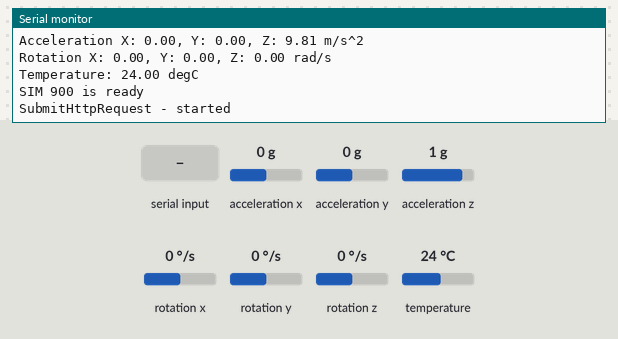
Recording of a sketch running on a simulated Arduino Uno, built with avr-gcc and run on an emulated ATmega328P. On the bench: the last lines printed to the serial monitor. The inputs (shaded band) are chosen by the test bench; at power-on: acceleration x 0 g, acceleration y 0 g, acceleration z 1 g, rotation x 0 °/s, rotation y 0 °/s, rotation z 0 °/s, temperature 24 °C. The modem accepts every AT command (registered, SIM ready, sends succeed) and sends nothing else.

Above: at 7.2 s.
7.3 s: "1" received over the second serial link
At 8.1 s:
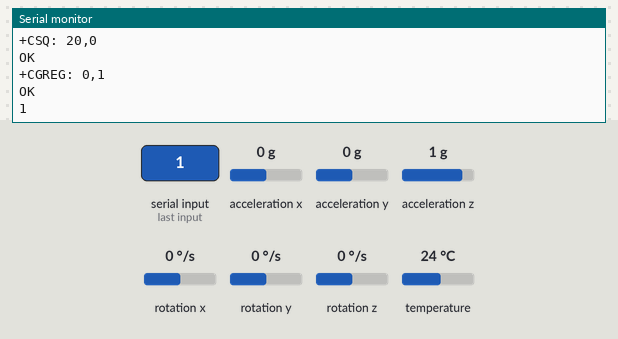
9.2 s: "0" received over the second serial link
At 9.9 s:
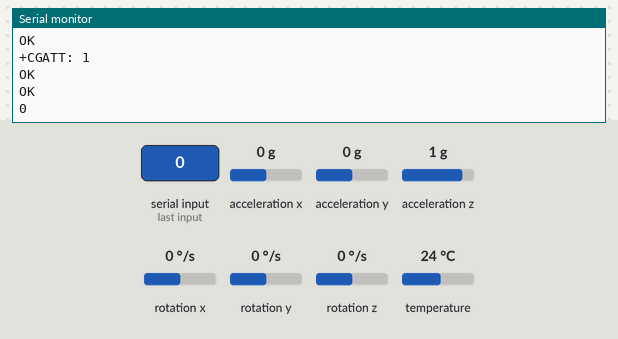

The sketch:

esp32.ino
```cpp
#include <SoftwareSerial.h>
#include <Adafruit_MPU6050.h>
#include <Adafruit_Sensor.h>
#include <Wire.h>

unsigned long currentmillis;
unsigned long previousmillis;
const unsigned long interval = 5000;

SoftwareSerial SIM900(14, 12); // configure software serial port

Adafruit_MPU6050 mpu;

// Define your APN, USER, and PWD values here
const char* APN = "zap.vivo.com.br";
const char* USER = "vivo";
const char* PWD = "vivo";

void setup() {
  Wire.begin();
  SIM900.begin(19200);
  Serial.begin(19200);
  while (!Serial)
    delay(10);
  Serial.println("power up" );
  // Try to initialize!
  if (!mpu.begin()) {
    Serial.println("Failed to find MPU6050 chip");
    while (1) {
      delay(10);
    }
  }
  Serial.println("MPU6050 Found!");

  mpu.setAccelerometerRange(MPU6050_RANGE_8_G);
  Serial.print("Accelerometer range set to: ");
  switch (mpu.getAccelerometerRange()) {
  case MPU6050_RANGE_2_G:
    Serial.println("+-2G");
    break;
  case MPU6050_RANGE_4_G:
    Serial.println("+-4G");
    break;
  case MPU6050_RANGE_8_G:
    Serial.println("+-8G");
    break;
  case MPU6050_RANGE_16_G:
    Serial.println("+-16G");
    break;
  }
  mpu.setGyroRange(MPU6050_RANGE_500_DEG);
  Serial.print("Gyro range set to: ");
  switch (mpu.getGyroRange()) {
  case MPU6050_RANGE_250_DEG:
    Serial.println("+- 250 deg/s");
    break;
  case MPU6050_RANGE_500_DEG:
    Serial.println("+- 500 deg/s");
    break;
  case MPU6050_RANGE_1000_DEG:
    Serial.println("+- 1000 deg/s");
    break;
  case MPU6050_RANGE_2000_DEG:
    Serial.println("+- 2000 deg/s");
    break;
  }

  mpu.setFilterBandwidth(MPU6050_BAND_5_HZ);
  Serial.print("Filter bandwidth set to: ");
  switch (mpu.getFilterBandwidth()) {
  case MPU6050_BAND_260_HZ:
    Serial.println("260 Hz");
    break;
  case MPU6050_BAND_184_HZ:
    Serial.println("184 Hz");
    break;
  case MPU6050_BAND_94_HZ:
    Serial.println("94 Hz");
    break;
  case MPU6050_BAND_44_HZ:
    Serial.println("44 Hz");
    break;
  case MPU6050_BAND_21_HZ:
    Serial.println("21 Hz");
    break;
  case MPU6050_BAND_10_HZ:
    Serial.println("10 Hz");
    break;
  case MPU6050_BAND_5_HZ:
    Serial.println("5 Hz");
    break;
  }


  if (!SIM900.available()){
    Serial.println("SIM900 failed");
    while(!SIM900.available()){
      delay(500);
      SIM900.println("AT+CSQ"); // Signal quality check
      delay(500);
      Serial.write(char (SIM900.read()));
    }
  }

  Serial.println("SIM900 ok");
  Serial.println("");
  delay(5000);

}


void loop()
{
  Serial.println("loop init");
  currentmillis = millis();
  delay(200);
  Serial.println("");
  /* Get new sensor events with the readings */
  sensors_event_t a, g, temp;
  mpu.getEvent(&a, &g, &temp);

  /* Print out the values */
  Serial.print("Acceleration X: ");
  Serial.print(a.acceleration.x);
  Serial.print(", Y: ");
  Serial.print(a.acceleration.y);
  Serial.print(", Z: ");
  Serial.print(a.acceleration.z);
  Serial.println(" m/s^2");

  Serial.print("Rotation X: ");
  Serial.print(g.gyro.x);
  Serial.print(", Y: ");
  Serial.print(g.gyro.y);
  Serial.print(", Z: ");
  Serial.print(g.gyro.z);
  Serial.println(" rad/s");

  Serial.print("Temperature: ");
  Serial.print(temp.temperature);
  Serial.println(" degC");

  Serial.println("");
  delay(500);

  // String jsonData = "{";
  // jsonData += "\"acceleration_x\":" + String(a.acceleration.x) + ",";
  // jsonData += "\"acceleration_y\":" + String(a.acceleration.y) + ",";
  // jsonData += "\"acceleration_z\":" + String(a.acceleration.z) + ",";
  // jsonData += "\"gyro_x\":" + String(g.gyro.x) + ",";
  // jsonData += "\"gyro_y\":" + String(g.gyro.y) + ",";
  // jsonData += "\"gyro_z\":" + String(g.gyro.z) + ",";
  // jsonData += "\"temperature\":" + String(temp.temperature);
  // jsonData += "}";
  String jsonData = "acceleration_x=" + String((int)a.acceleration.x) + "&";
  jsonData += "acceleration_y=" + String((int)a.acceleration.y) + "&";
  jsonData += "acceleration_z=" + String((int)a.acceleration.z) + "&";
  jsonData += "gyro_x=" + String((int)g.gyro.x) + "&";
  jsonData += "gyro_y=" + String((int)g.gyro.y) + "&";
  jsonData += "gyro_z=" + String((int)g.gyro.z) + "&";
  jsonData += "temperature=" + String((int)temp.temperature);

  if (SIM900.available())
  {
    if ( currentmillis - previousmillis > interval )
    {
      previousmillis = currentmillis;
      Serial.println("SIM 900 is ready");
      Serial.println("SubmitHttpRequest - started" );
      SubmitHttpRequest(jsonData);
      Serial.println("SubmitHttpRequest - finished" );
      delay(5000);
    }
  }
  else
  {
    Serial.println("SIM 900 is not ready");
    if ( currentmillis - previousmillis > interval )
    {
      previousmillis = currentmillis;
      delay(500);
      SIM900.println("AT+CSQ"); // Signal quality check
      delay(500);
      Serial.write(char (SIM900.read()));
    }
  }

}

void StartProcesso()
{
  SIM900.println("AT+CSQ"); // Signal quality check

  delay(500);

  ShowSerialData();// this code is to show the data from gprs shield, in order to easily see the process of how the gprs shield submit a http request, and the following is for this purpose too.

  SIM900.println("AT+CGREG?"); //

  delay(500);

  ShowSerialData();//

  SIM900.println("AT+CGREG=2"); //

  delay(500);

  ShowSerialData();//

  SIM900.println("AT+CGATT?"); //Attach or Detach from GPRS Support
  delay(500);

  ShowSerialData();
  SIM900.println("AT+SAPBR=3,1,\"CONTYPE\",\"GPRS\"");//setting the SAPBR, the connection type is using gprs
  delay(500);

  ShowSerialData();

  delay(1000);
  SIM900.println("AT+SAPBR=3,1,\"APN\",\"" + String(APN) + "\"");

  delay(500);
  SIM900.println("AT+SAPBR=3,1,\"USER\",\"" + String(USER) + "\"");

  delay(500);
  SIM900.println("AT+SAPBR=3,1,\"PWD\",\"" + String(PWD) + "\"");

  delay(500);

  ShowSerialData();

  SIM900.println("AT+SAPBR=1,1");//setting the SAPBR
  delay(500);

  ShowSerialData();

}

void SubmitHttpRequest(String jsonData)
{
  StartProcesso();
  SIM900.println("AT+HTTPINIT"); //init the HTTP request
  delay(500);

  SIM900.println("AT+HTTPPARA=\"CID\",1"); // Configure o contexto HTTP
  delay(1000);

  ShowSerialData();

  String urlfinal = "AT+HTTPPARA=\"URL\",\"";
  urlfinal += "http://54.39.90.0:3000/test?";
  urlfinal += jsonData;
  urlfinal += "\"";

  Serial.println(urlfinal);

  SIM900.println(urlfinal);// setting the httppara, the second parameter is the website you want to access
  delay(1000);

  // // Configurar o cabeçalho HTTP para um POST
  // SIM900.println("AT+HTTPPARA=\"CONTENT\",\"application/json\"");
  // delay(1000);

  ShowSerialData();

  // // Definir o comprimento dos dados POST
  // SIM900.print("AT+HTTPDATA=");
  // SIM900.println(jsonData.length());
  // delay(1000);

  // ShowSerialData();

  // // Enviar os dados JSON POST
  // SIM900.print(jsonData);
  // delay(1000);

  // ShowSerialData();

  SIM900.println("AT+HTTPACTION=0");//submit the request
  delay(2000);//the delay is very important, the delay time is base on the return from the website, if the return datas are very large, the time required longer.
  //while(!SIM900.available());

  ShowSerialData();

  SIM900.println("AT+HTTPREAD");// read the data from the website you access
  delay(150);
  ShowSerialData();

  SIM900.println("");
  delay(50);
}


void ShowSerialData()
{
  while(SIM900.available()!=0)
    Serial.write(char (SIM900.read()));
}
```

Measured:
- after the input at 7.3 s, the serial monitor: prints a new line after 0.50 s (image 1)
- after the input at 9.2 s, the serial monitor: prints a new line after 0.12 s (image 2)
